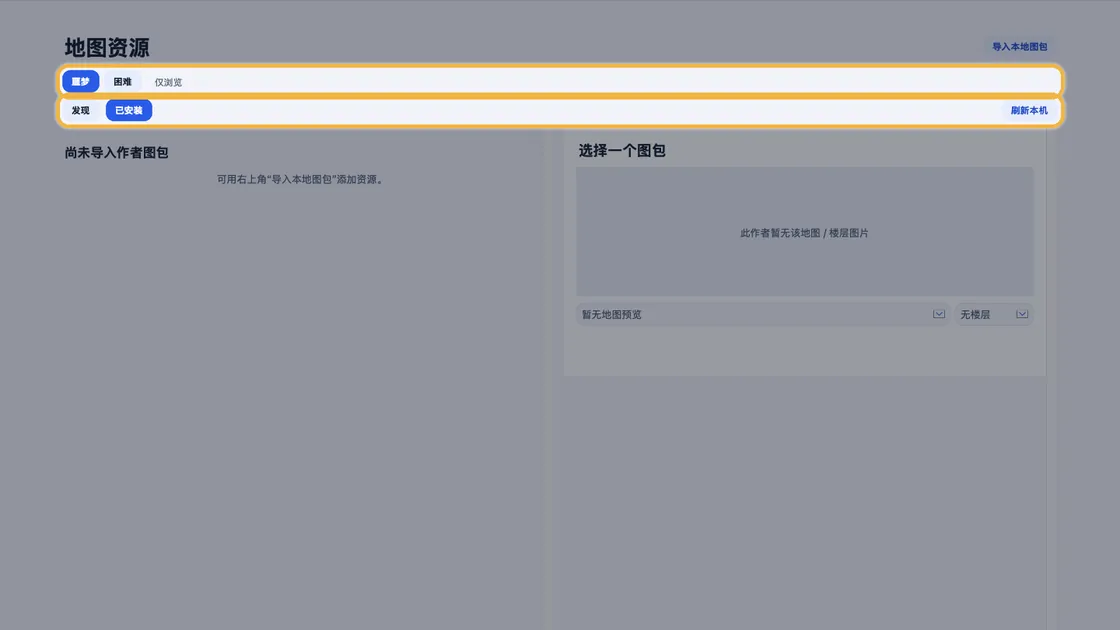
#> input picture assets/tutorial/resources-1.webp, 1120 x 630 px; its folder holds only this picture in this run
$ python -i idvb0059_steady.py   (imports and definitions only)
#> lines starting #> are read from the running program, lines starting #| are printed output that depends on the picture; after the words box and inside, x2 and y2 are one past the last pixel; in counts of white or black regions, pixels touching at a corner belong together
#> further down, picture is the input picture: shape (630, 1120, 3); mean B, G, R 162, 154.8, 153
"""Known-floor steady alignment adapted from IDVB 0059's VPSG3 solver.

Only the caller's trusted same-floor scale may seed a locked solve. Coverage
milestones and weak steady fits compare an independent current-frame scale;
translation always comes from this frame. This module proposes, never commits,
pose and coverage state. The caller owns reset and the legacy fallback.

The numerical search, scale policy, precision refinement and measurements follow
the 0059 TryAlignWithVpsg3 wrapper. Representation adaptations: Xiaochao's filled
renderer footprint is converted to a contour during prepare(), and NumPy byte
maps/strided accumulation replace C# packed bitsets. Neither adaptation imports
author imagery, historical frame geometry, or a previous translation.
"""
from __future__ import annotations

from collections import OrderedDict
from dataclasses import dataclass
import math
import threading
import time

import cv2
import numpy as np

from structure_cache_memory import reference_arrays, trim_prepared_cache, prepared_cache_snapshot


MAX_SPARSE_POINTS = 150
MIN_SCALE, MAX_SCALE = .40, 2.40
MIN_SCORE, MIN_MARGIN, MIN_DISTINCT = .50, .09, 10.
COARSE_STRIDE = 4
_K3 = np.ones((3, 3), np.uint8)
_K5 = np.ones((5, 5), np.uint8)
_K11 = np.ones((11, 11), np.uint8)
_cache = OrderedDict()
_cache_lock = threading.Lock()
PREPARED_CACHE_MAX_BYTES = 512 * 1024 * 1024


# [10 lines left out: functions _prepared_arrays, prepared_memory_snapshot, not called in this run]


@dataclass(frozen=True)
class PreparedReference:
    edge: np.ndarray
    k3: np.ndarray
    k5: np.ndarray
    shape: tuple[int, int]
    binding: tuple
    representation: str
    distance: np.ndarray | None = None
    reference_points: np.ndarray | None = None
    pitch: float = 0.
    pitch_ratio: float = 0.


@dataclass(frozen=True)
class Observation:
    points: np.ndarray
    observed_edges: np.ndarray
    proposal_edges: np.ndarray
    valid_mask: np.ndarray
    origin: tuple[int, int]


# [48 lines left out: function prepare, not called in this run]


def extract(frame) -> Observation:
    """0059 semantic contours, photometric support, HUD/fog validity and sampling."""
    frame = np.asarray(frame)
    if frame.dtype != np.uint8 or frame.ndim not in (2, 3) or not frame.size:
        raise ValueError('FrameInvalid')
    if frame.ndim == 2:
        bgr = cv2.cvtColor(frame, cv2.COLOR_GRAY2BGR)
    elif frame.shape[2] == 4:
        bgr = cv2.cvtColor(frame, cv2.COLOR_BGRA2BGR)
    elif frame.shape[2] == 3:
        bgr = frame
    else:
        raise ValueError('FrameChannelsUnsupported')
    client_h, client_w = frame.shape[:2]
#> client_h = 630; client_w = 1120
    # SessionOrchestrator.AutomaticMapViewport's broad client-anchored canvas.
    vx, vy = math.floor(.10*client_w), math.floor(.12*client_h)
#> vx = 112; vy = 75
    right, bottom = math.ceil(.88*client_w), math.ceil(.94*client_h)
#> right = 986; bottom = 593
    bgr = bgr[vy:bottom, vx:right]
    h, w = bgr.shape[:2]
#> h = 518; w = 874
    hsv = cv2.cvtColor(bgr, cv2.COLOR_BGR2HSV)
#> hsv: shape (518, 874, 3); mean H, S, V 109.5, 23.9, 166.8
    exclusion = np.zeros((h, w), np.uint8)
    # The actual 0059 full-map entry supplies these regions through
    # MapFrameUiExclusion.WithAutomaticCanvasContext. Its extractor's dynamic
    # fallback alone admits task legends and right-side controls as walls.
    cw, ch = client_w, client_h
#> cw = 1120; ch = 630
    regions = [(0., 0., .18*cw, ch), (.185*cw, ch-.245*cw, .15*cw, .215*cw),
               (.18*cw, 0., .155*cw, .235*cw), (.75*cw, 0., .14*cw, .07*cw),
               (.91*cw, 0., .09*cw, ch), (.52*cw, ch-.09*cw, .23*cw, .09*cw),
               (.80*cw, ch-.12*cw, .20*cw, .12*cw)]
    for x, y, width, height in regions:
        x0, y0 = max(0, math.floor(x-vx)), max(0, math.floor(y-vy))
        x1, y1 = min(w, math.ceil(x+width-vx)), min(h, math.ceil(y+height-vy))
        if x1 > x0 and y1 > y0:
            exclusion[y0:y1, x0:x1] = 255
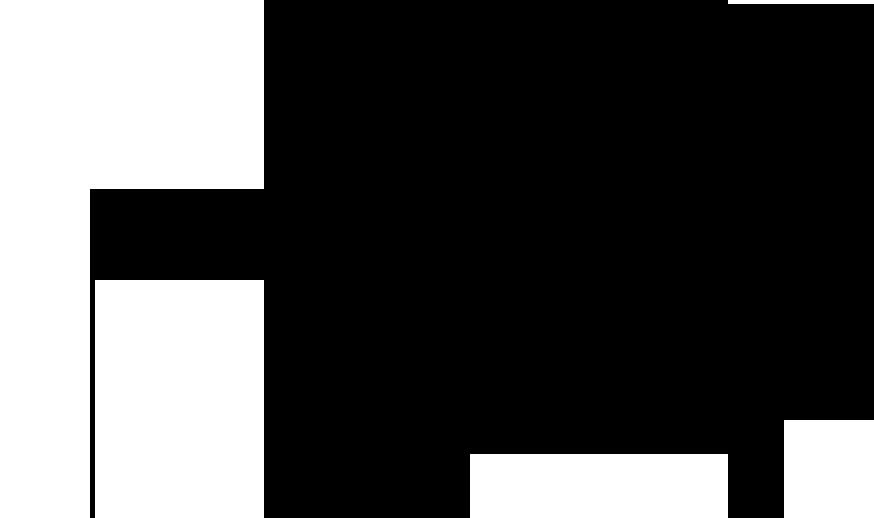
#> exclusion: shape (518, 874); 32.2% white; 5 white regions, box (x1, y1, x2, y2) and area: (0, 0, 264, 518) 79506, (95, 280, 264, 518) 40222, (470, 454, 728, 518) 16512, (784, 420, 874, 518) 8820, (728, 0, 874, 4) 584
    room = cv2.bitwise_or(cv2.inRange(hsv, (0, 18, 82), (25, 165, 200)),
                          cv2.inRange(hsv, (170, 18, 82), (179, 165, 200)))
#> room: shape (518, 874); 0.08% white in thin lines or dots, all inside (x1, y1, x2, y2) = (0, 24, 874, 55)
    corridor = cv2.inRange(hsv, (95, 14, 82), (130, 105, 200))
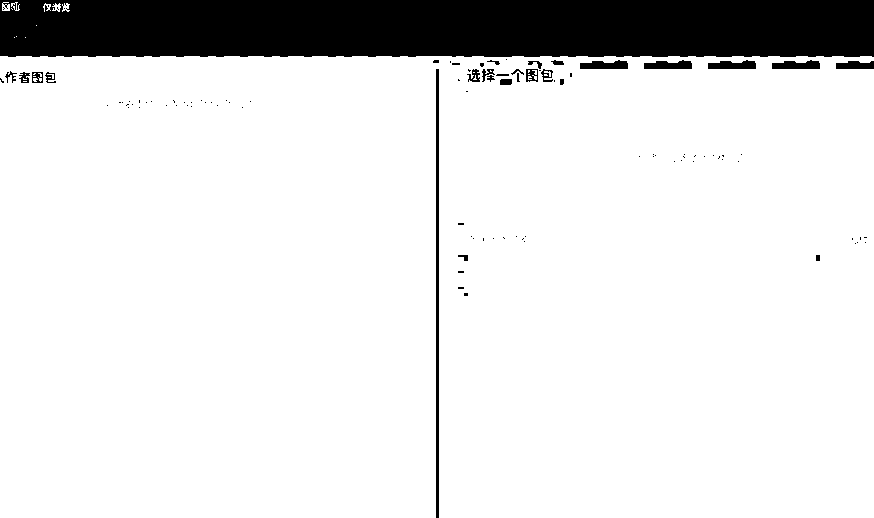
#> corridor: shape (518, 874); 88.2% white; 104 black regions (79 under 20 px), largest, box (x1, y1, x2, y2) and area: (0, 0, 874, 57) 49092, (436, 69, 439, 518) 1347, (580, 60, 628, 69) 338
    candidates = np.zeros((h, w), np.uint8)
    batch = []
    for mask in (room, corridor):
        mask[exclusion > 0] = 0
        mask = cv2.morphologyEx(mask, cv2.MORPH_OPEN, _K5)
        mask = cv2.morphologyEx(mask, cv2.MORPH_CLOSE, _K3)
        contours, hierarchy = cv2.findContours(mask, cv2.RETR_CCOMP, cv2.CHAIN_APPROX_SIMPLE)
        if hierarchy is None:
            continue
        for contour, relation in zip(contours, hierarchy[0]):
            if cv2.arcLength(contour, True) < 30:
                continue
            if relation[3] != -1 and abs(cv2.contourArea(contour)) < 900:
                continue
            batch.append(cv2.approxPolyDP(contour, .55, True))
#> this loop made 2 passes
#> after the loop, batch = 6 contours; box (x1, y1, x2, y2) and area: (90, 56, 874, 518) 266633, (859, 56, 872, 63) 69, (795, 56, 808, 63) 69, (731, 56, 744, 63) 69, (667, 56, 680, 63) 69, (603, 56, 616, 63) 69
    if batch:
        cv2.drawContours(candidates, batch, -1, 255, 2, cv2.LINE_8)
#> candidates: shape (518, 874); 2.9% white; 6 white regions, box (x1, y1, x2, y2) and area: (89, 55, 874, 518) 12584, (602, 55, 617, 64) 103, (666, 55, 681, 64) 103, (730, 55, 745, 64) 103, (794, 55, 809, 64) 103, (858, 55, 873, 64) 103
    excluded = cv2.dilate(exclusion, _K5)
#> excluded: shape (518, 874); 33.1% white; 5 white regions, box (x1, y1, x2, y2) and area: (0, 0, 266, 518) 80890, (93, 278, 266, 518) 41520, (468, 452, 730, 518) 17292, (782, 418, 874, 518) 9200, (726, 0, 874, 6) 888
    candidates[excluded > 0] = 0
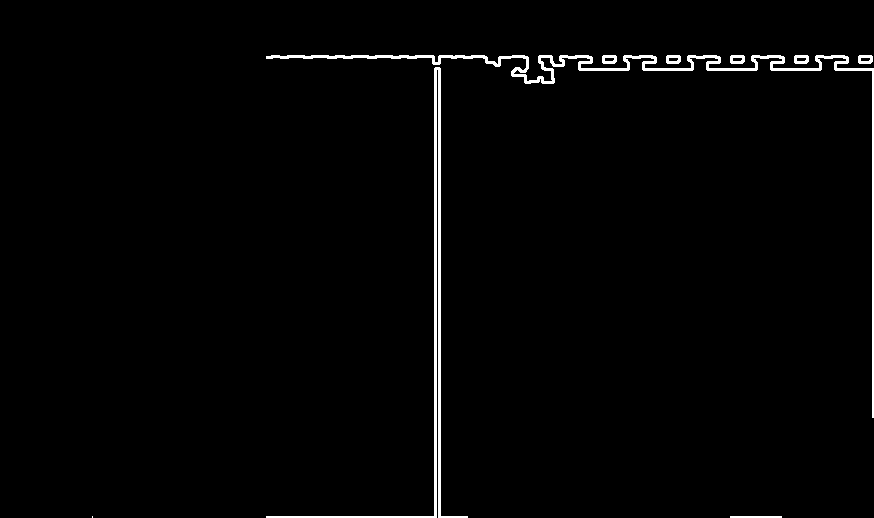
#> candidates: shape (518, 874); 1.7% white; 9 white regions (1 under 20 px), largest, box (x1, y1, x2, y2) and area: (266, 55, 874, 418) 3809, (266, 67, 468, 518) 3097, (730, 516, 782, 518) 104
    # Photometric work only needs the envelope of *all* semantic candidates.
    # A client-width 3% halo exceeds the finite blur/dilation dependencies and
    # preserves disconnected rooms. Never choose a single bright component.
    bx, by, bw, bh = cv2.boundingRect(candidates)
#> bx = 92; by = 55; bw = 782; bh = 463
    padding = max(8, round(client_w*.03))
#> padding = 34
    x0, y0 = max(0, bx-padding), max(0, by-padding)
#> x0 = 58; y0 = 21
    x1, y1 = min(w, bx+bw+padding), min(h, by+bh+padding)
    if not bw or not bh:
        empty = np.zeros((h, w), np.uint8)
        return Observation(np.empty((0, 2), np.int32), empty, empty.copy(),
                           cv2.bitwise_not(excluded), (vx, vy))
    bgr = bgr[y0:y1, x0:x1]
#> bgr: shape (497, 816, 3)
    candidates = candidates[y0:y1, x0:x1]
#> candidates: shape (497, 816); 1.9% white; 9 white regions (1 under 20 px), largest, box (x1, y1, x2, y2) and area: (208, 34, 816, 397) 3809, (208, 46, 410, 497) 3097, (672, 495, 724, 497) 104
    excluded = excluded[y0:y1, x0:x1]
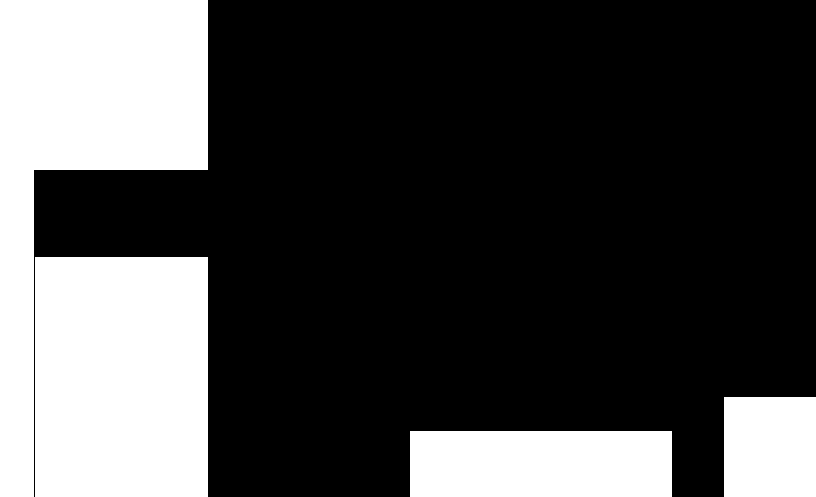
#> excluded: shape (497, 816); 28.2% white; 4 white regions, box (x1, y1, x2, y2) and area: (0, 0, 208, 497) 46478, (35, 257, 208, 497) 41520, (410, 431, 672, 497) 17292, (724, 397, 816, 497) 9200
    vx, vy = vx+x0, vy+y0
#> vx = 170; vy = 96
    gray = cv2.cvtColor(bgr, cv2.COLOR_BGR2GRAY)
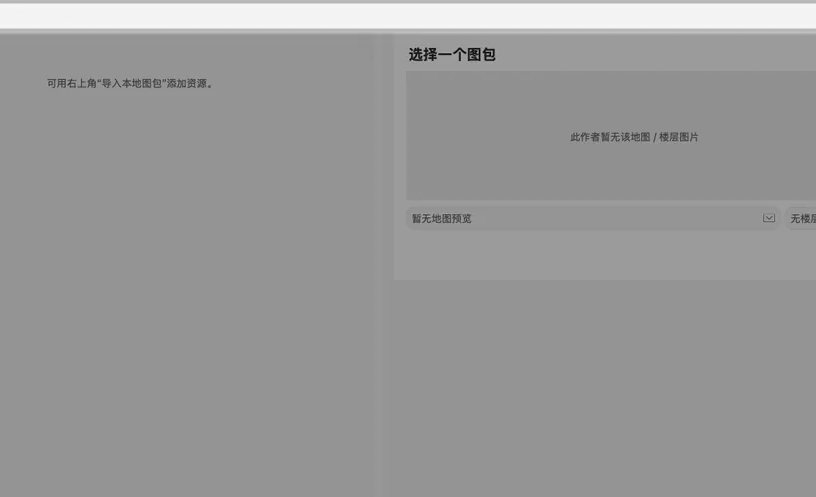
#> gray: shape (497, 816); min 2, max 245, mean 153.3
    strong = cv2.dilate(cv2.Canny(gray, 80, 180, apertureSize=3, L2gradient=True), _K5)
#> strong: shape (497, 816); 3.7% white; 8 white regions, largest, box (x1, y1, x2, y2) and area: (0, 1, 816, 6) 4080, (0, 26, 816, 31) 4080, (45, 76, 213, 91) 2292
    detail = cv2.subtract(gray, cv2.GaussianBlur(gray, (5, 5), 1.5))
    detail = cv2.dilate(cv2.threshold(detail, 4, 255, cv2.THRESH_BINARY)[1], _K3)
#> detail: shape (497, 816); 3.7% white; 10 white regions, largest, box (x1, y1, x2, y2) and area: (0, 30, 816, 34) 2698, (0, 3, 816, 6) 2448, (0, 26, 816, 29) 2448
    weak = cv2.Canny(gray, 25, 65, apertureSize=3, L2gradient=True)
#> weak: shape (497, 816); 1.1% white in thin lines or dots, all inside (x1, y1, x2, y2) = (0, 3, 816, 224)
    weak = cv2.dilate(cv2.bitwise_and(weak, detail), _K3)
#> weak: shape (497, 816); 3.2% white; 9 white regions, largest, box (x1, y1, x2, y2) and area: (0, 2, 816, 5) 2448, (0, 27, 816, 30) 2448, (0, 32, 816, 35) 2448
    support = cv2.bitwise_or(strong, weak)
#> support: shape (497, 816); 4.4% white; 9 white regions, largest, box (x1, y1, x2, y2) and area: (0, 1, 816, 6) 4080, (0, 26, 816, 31) 4080, (0, 32, 816, 35) 2448
    observed = cv2.bitwise_and(candidates, support)
#> observed: shape (497, 816); 0.18% white in thin lines or dots, all inside (x1, y1, x2, y2) = (213, 34, 816, 226)
    proposal = cv2.bitwise_and(candidates, strong)
#> proposal: shape (497, 816); 0.09% white; 3 white regions (2 under 20 px), largest, box (x1, y1, x2, y2) and area: (453, 45, 497, 63) 323
    frontier = cv2.dilate(cv2.bitwise_and(candidates, cv2.bitwise_not(support)), _K11)
#> frontier: shape (497, 816); 5.9% white; 4 white regions, box (x1, y1, x2, y2) and area: (203, 30, 816, 497) 22211, (809, 221, 816, 402) 1267, (667, 490, 729, 497) 434, (29, 490, 40, 497) 77
    valid = cv2.bitwise_not(cv2.bitwise_or(frontier, excluded))
#> valid: shape (497, 816); 65.9% white; 1 black region, box (x1, y1, x2, y2) and area: (0, 0, 816, 497) 138169
    valid[observed > 0] = 255
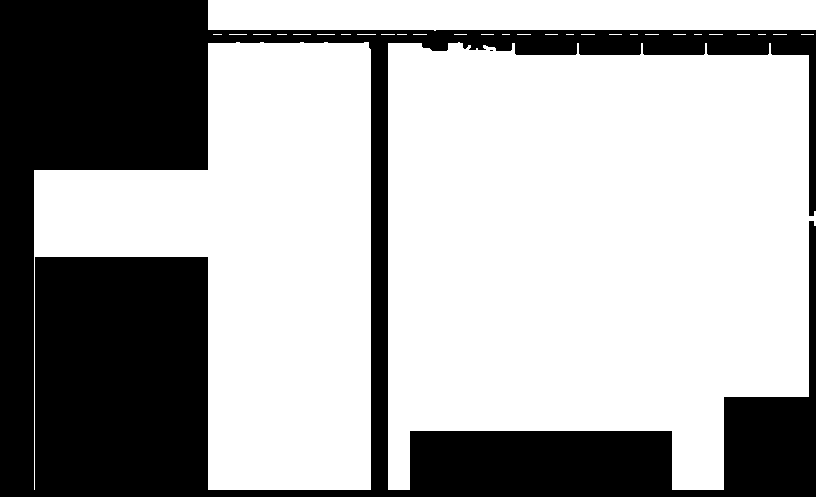
#> valid: shape (497, 816); 66% white; 2 black regions (1 under 20 px), largest, box (x1, y1, x2, y2) and area: (0, 0, 816, 497) 137721
    # The native entry extracts once to select this envelope and extracts
    # again after cropping. Reuse this frame's masks instead; no previous frame
    # evidence enters this observation. Sampling/quadrants use the cropped ROI.
    bx, by, bw, bh = cv2.boundingRect(proposal)
#> bx = 453; by = 45; bw = 363; bh = 181
    if bw and bh:
        x0, y0 = max(0, bx-padding), max(0, by-padding)
#> x0 = 419; y0 = 11
        x1, y1 = min(proposal.shape[1], bx+bw+padding), min(proposal.shape[0], by+bh+padding)
#> x1 = 816; y1 = 260
        observed = observed[y0:y1, x0:x1]
#> observed: shape (249, 397); 0.57% white; 20 white regions (18 under 20 px), largest, box (x1, y1, x2, y2) and area: (34, 34, 78, 52) 323, (395, 200, 397, 215) 30
        proposal = proposal[y0:y1, x0:x1]
#> proposal: shape (249, 397); 0.35% white; 3 white regions (2 under 20 px), largest, box (x1, y1, x2, y2) and area: (34, 34, 78, 52) 323
        valid = valid[y0:y1, x0:x1]
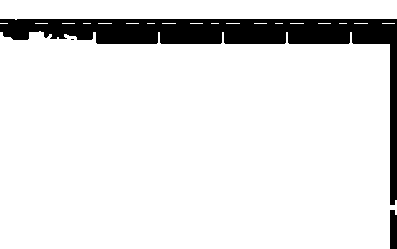
#> valid: shape (249, 397); 89.6% white; 3 black regions (1 under 20 px), largest, box (x1, y1, x2, y2) and area: (0, 19, 397, 205) 10042, (390, 210, 397, 249) 263
        vx, vy = vx+x0, vy+y0
#> vx = 589; vy = 107
    nonzero = cv2.findNonZero(proposal)
#> nonzero = contour of 346 points, box (x1, y1, x2, y2) (34, 34, 397, 215), area 1554
    if nonzero is None:
        points = np.empty((0, 2), np.int32)
    else:
        nonzero = nonzero.reshape(-1, 2)
#> nonzero = 346 pairs, first value 34 to 396, second value 34 to 214
        count = min(len(nonzero), MAX_SPARSE_POINTS)
#> count = 150
        points = nonzero[(np.arange(count)*len(nonzero)/count).astype(np.int64)]
#> points = 150 pairs, first value 34 to 396, second value 34 to 213
    return Observation(points, observed, proposal, valid, (vx, vy))


def _cancelled(cancelled):
    return cancelled is not None and bool(cancelled() if callable(cancelled) else cancelled.is_set())


# [635 lines left out: functions _lookup, _coarse_grid, _weighted, _refine_many, _spatial, _dominant_pitch and 9 more, not called in this run]


__all__ = ['PreparedReference', 'prepare', 'solve', 'observe_coverage']

>>> import cv2
>>> picture = cv2.imread('../assets/tutorial/resources-1.webp')
>>> result = extract(picture)
